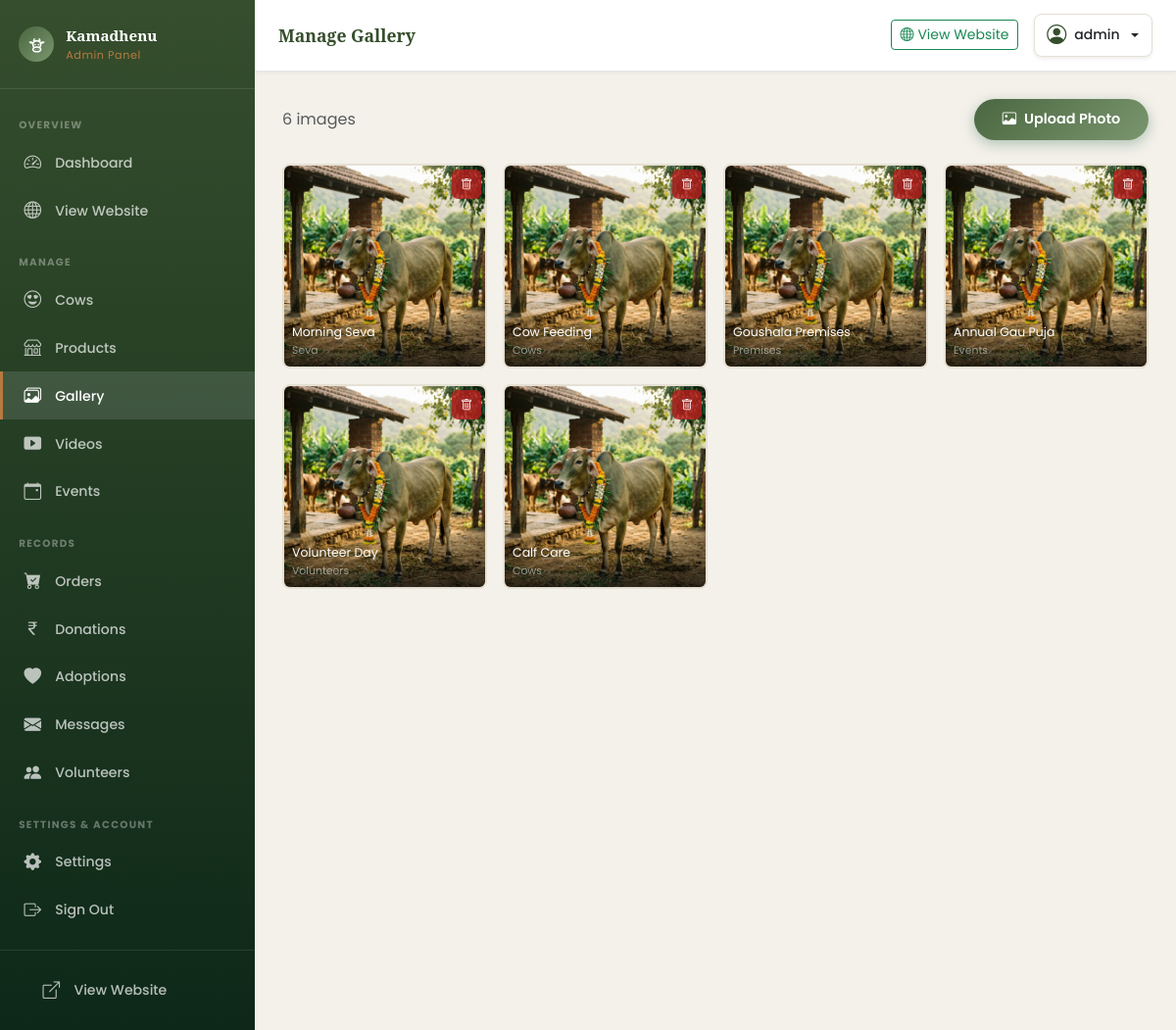
Screenshot of /admin/gallery.php (signed in) with the database file from the repository.
### tables this page shows
CREATE TABLE IF NOT EXISTS `gallery` (
  `id`          INT UNSIGNED NOT NULL AUTO_INCREMENT,
  `title`       VARCHAR(150) NOT NULL DEFAULT '',
  `description` TEXT DEFAULT NULL,
  `image`       VARCHAR(255) NOT NULL,
  `category`    VARCHAR(80)  NOT NULL DEFAULT 'General',
  `sort_order`  INT UNSIGNED NOT NULL DEFAULT 0,
  `created_at`  TIMESTAMP NOT NULL DEFAULT CURRENT_TIMESTAMP,
  PRIMARY KEY (`id`),
  INDEX `idx_gallery_category` (`category`),
  INDEX `idx_gallery_sort_order` (`sort_order`)
);

### includes/functions.php (called while the page is built, shortened)
<?php
function e(string $str): string {
    return htmlspecialchars($str, ENT_QUOTES | ENT_SUBSTITUTE, 'UTF-8');
}
function img_url(string $subdir, ?string $filename): string {
    if (empty($filename)) return PLACEHOLDER_IMG;
    return UPLOAD_URL . $subdir . '/' . e($filename);
}
function paginate(PDO $pdo, string $countSql, string $dataSql, array $params, int $page, int $perPage = ITEMS_PER_PAGE): array {
    $page    = max(1, (int)$page);
    $offset  = ($page - 1) * $perPage;
    $stmtCount = $pdo->prepare($countSql);
    $stmtCount->execute($params);
    $total = (int)$stmtCount->fetchColumn();
    $stmtData = $pdo->prepare($dataSql . " LIMIT :limit OFFSET :offset");
    $stmtData->bindValue(':limit',  $perPage, PDO::PARAM_INT);
    $stmtData->bindValue(':offset', $offset,  PDO::PARAM_INT);
    $stmtData->execute();
    $items = $stmtData->fetchAll();
    return [
        'items'        => $items,
        'total'        => $total,
        'total_pages'  => (int)ceil($total / $perPage),
        'current_page' => $page,
        'per_page'     => $perPage,
    ];
}

### includes/csrf.php (called while the page is built, shortened)
<?php
function csrf_token(): string {
    return $_SESSION['csrf_token'];
}

### admin/gallery.php (the view, shortened to what this page needs)
<?php
require_once __DIR__ . '/../config/database.php';
require_once __DIR__ . '/../includes/functions.php';
require_once __DIR__ . '/../includes/csrf.php';
$pdo = getDBConnection();
$page = isset($_GET['page']) ? max(1, (int)$_GET['page']) : 1;
$pagData = paginate($pdo,
    "SELECT COUNT(*) FROM gallery",
    "SELECT * FROM gallery ORDER BY sort_order ASC, created_at DESC",
    [], $page, 18
);
require_once __DIR__ . '/includes/admin_layout_header.php';
?>
<div class="d-flex justify-content-between align-items-center mb-4">
  <p class="text-muted mb-0"><?= $pagData['total'] ?> images</p>
  <a href="<?= BASE_URL ?>/admin/gallery-add.php" class="btn btn-kg-primary">
    <i class="bi bi-image me-2"></i>Upload Photo
  </a>
</div>
<?php if (empty($pagData['items'])): ?>
<div class="text-center py-5">
  <i class="bi bi-images" style="font-size:3rem;color:var(--kg-border);"></i>
  <h5 class="mt-3 text-muted">No gallery images yet.</h5>
  <a href="<?= BASE_URL ?>/admin/gallery-add.php" class="btn btn-kg-primary mt-2">Upload First Photo</a>
</div>
<?php else: ?>
<div class="row g-3">
  <?php foreach ($pagData['items'] as $g): ?>
  <div class="col-6 col-md-4 col-lg-3">
    <div class="position-relative rounded-3 overflow-hidden" style="aspect-ratio:1;border:2px solid var(--kg-border);">
      <img src="<?= img_url('gallery', $g['image']) ?>"
           alt="<?= e($g['title']) ?>"
           style="width:100%;height:100%;object-fit:cover;"
           onerror="this.src='<?= BASE_URL ?>/assets/images/placeholder.jpg'">
      <div class="position-absolute bottom-0 start-0 end-0 p-2" style="background:linear-gradient(transparent,rgba(0,0,0,.7));">
        <div class="text-white fw-600" style="font-size:.78rem;"><?= e($g['title']) ?></div>
        <div class="text-white-50" style="font-size:.68rem;"><?= e($g['category']) ?></div>
      </div>
      <div class="position-absolute top-0 end-0 p-1">
        <a href="<?= BASE_URL ?>/admin/gallery-delete.php?id=<?= (int)$g['id'] ?>&csrf_token=<?= urlencode(csrf_token()) ?>"
           class="btn btn-sm" style="background:rgba(185,28,28,.8);color:#fff;border-radius:6px;padding:.2rem .5rem;"
           data-confirm="Delete this gallery image?">
          <i class="bi bi-trash" style="font-size:.75rem;"></i>
        </a>
      </div>
    </div>
  </div>
  <?php endforeach; ?>
</div>
<?php endif; ?>
<?php require_once __DIR__ . '/includes/admin_layout_footer.php'; ?>

### assets/css/style.css (style rules this page uses)
:root { --kg-green: #4A6741; --kg-green-dark: #364E2D; --kg-green-light: #7A966E; --kg-green-pale: #E2E8DC; --kg-gold: #B97A3F; --kg-gold-dark: #8F5927; --kg-gold-light: #DFBC94; --kg-cream: #F4F1EA; --kg-cream-dark: #EAE4D4; --kg-brown: #584033; --kg-text: #2D241E; --kg-text-muted: #786C60; --kg-border: #E6E0D4; --kg-white: #FAF9F6; --kg-shadow-sm: 0 4px 12px rgba(45, 36, 30, .04); --kg-shadow-md: 0 8px 24px rgba(45, 36, 30, .08); --kg-shadow-lg: 0 16px 48px rgba(45, 36, 30, .12); --kg-radius: 20px; --kg-radius-sm: 12px; --kg-radius-pill: 50px; --kg-transition: all .4s cubic-bezier(.25,.8,.25,1); }
*,*::before,*::after { box-sizing: border-box; }
html { scroll-behavior: smooth; }
body { font-family: 'Poppins', sans-serif; color: var(--kg-text); background-color: var(--kg-cream); line-height: 1.6; display: flex; flex-direction: column; min-height: 100vh; }
a { color: var(--kg-green); text-decoration: none; transition: var(--kg-transition); }
img { max-width: 100%; height: auto; }
.btn-kg-primary { background: linear-gradient(135deg, var(--kg-green) 0%, var(--kg-green-light) 100%); color: #fff; border: none; border-radius: var(--kg-radius-pill); padding: .65rem 1.8rem; font-weight: 600; font-size: .9rem; box-shadow: 0 4px 14px rgba(45,106,79,.35); transition: var(--kg-transition); }
.kg-admin-body { background: var(--kg-cream); font-family: 'Poppins', sans-serif; color: var(--kg-text); }
body { animation: pageLoadFade 0.8s ease-out forwards; }

### rows the page displays
gallery: title "Morning Seva", category "Seva"
gallery: title "Cow Feeding", category "Cows"
gallery: title "Goushala Premises", category "Premises"
gallery: title "Annual Gau Puja", category "Events"
gallery: title "Volunteer Day", category "Volunteers"
gallery: title "Calf Care", category "Cows"

### other values shown
$label "Dashboard Cows Products Gallery Videos Events Orders Donations Adoptions Messages Volunteers Settings Sign Out"
$adminPageTitle "Manage Gallery"
current_admin_username() "admin"
$pagData['total'] "6"
